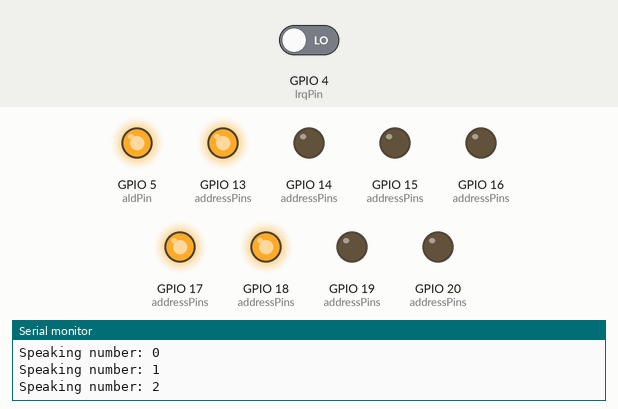
Bench run of a sketch on a simulated ESP32. Parts: output pins drawn as LEDs (lit = HIGH), the last lines printed to the serial monitor. The inputs (shaded band) are chosen by the test bench; at power-on: GPIO 4 (lrqPin) LOW. Pins used as bus, display or sensor lines are not drawn.

Above: at 2.8 s.
2.9 s: GPIO 4 (lrqPin) driven HIGH
At 3.7 s:
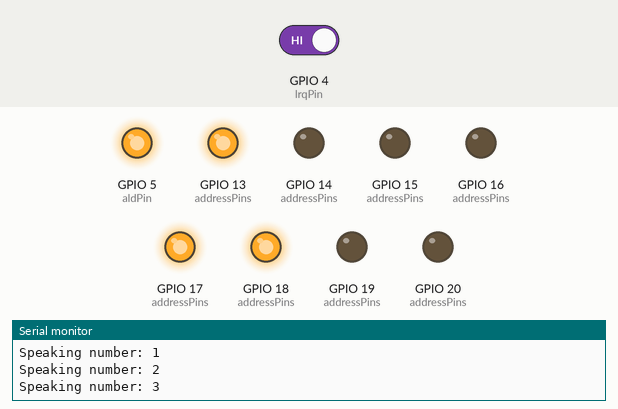
4.7 s: GPIO 4 (lrqPin) driven LOW
At 11.3 s:
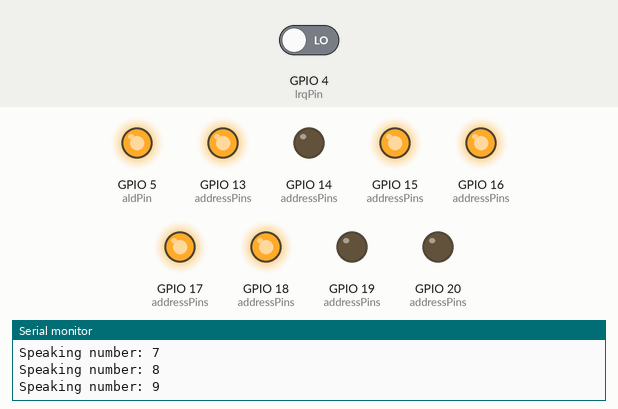
Timing chart, 0 to 26.4 s (numbered marks = the images above; inputs shaded):
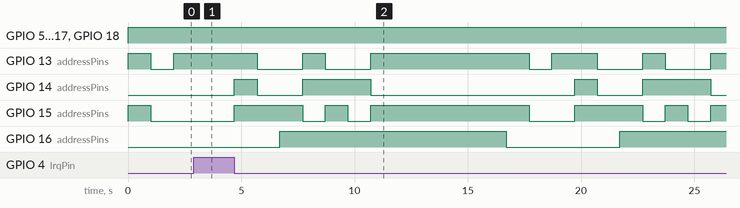

Measured:
- after the input at 2.9 s, GPIO 14 (addressPins), GPIO 15 (addressPins): stays LOW (without the input it goes to HIGH after 0.11 s)
- after the input at 4.7 s, GPIO 13 (addressPins): HIGH → LOW after 1.0 s, → HIGH 2.0 s later, → LOW 1.0 s later, → HIGH 2.0 s later, … (10 changes in this stretch); GPIO 14 (addressPins): LOW → HIGH at once, → LOW 1.0 s later, → HIGH 2.0 s later, → LOW 3.0 s later, … (8 changes in this stretch)

The sketch:

main.ino
```cpp
#include <SP0256A.h>

// Pin assignments for the ESP32
const int aldPin = 5;       // ALD pin connected to ESP32 GPIO5
const int lrqPin = 4;       // LRQ pin connected to ESP32 GPIO4
const int resetPin = 2;     // RESET pin connected to ESP32 GPIO2
const int addressPins[] = {13, 14, 15, 16, 17, 18, 19, 20}; // Address pins connected to ESP32 GPIO13-GPIO20

// Create an SP0256A object with the specified pin assignments
SP0256A sp0256a(aldPin, lrqPin, resetPin);

void setup() {
  Serial.begin(115200);
  sp0256a.begin();
}

void loop() {
  for (int i = 0; i <= 9; i++) {
    Serial.println("Speaking number: " + String(i));
    sp0256a.speakNumber(i);
    delay(1000);
  }
  delay(5000);
}
```
